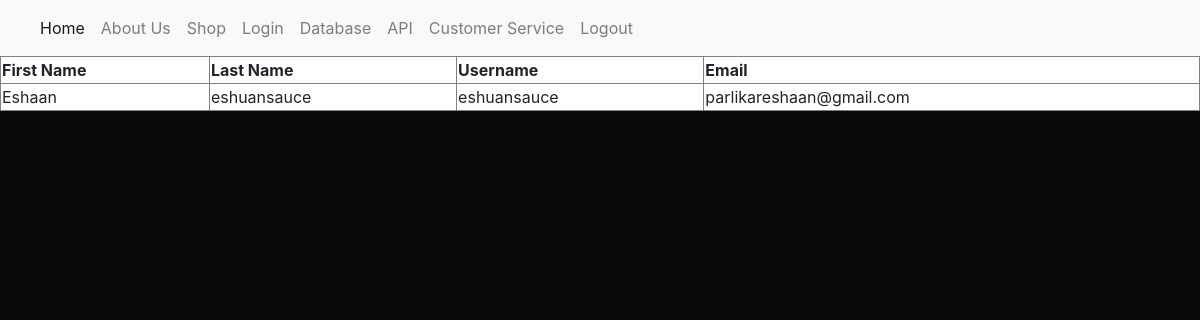
/database (signed in), run on an earlier commit of the app's database.
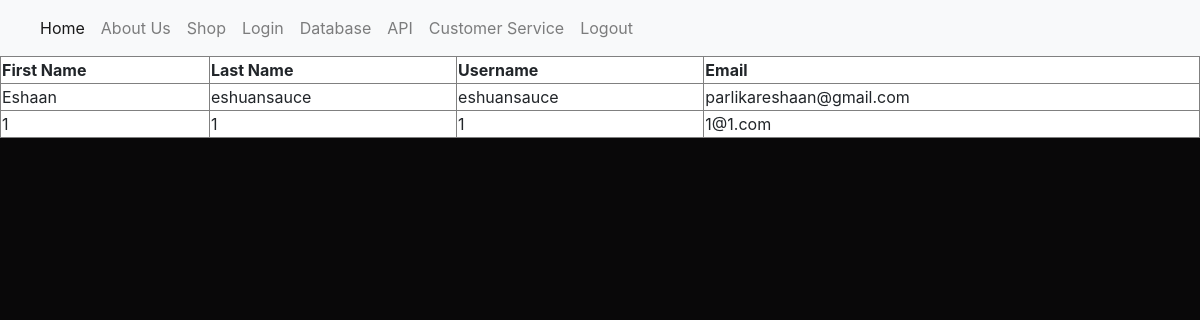
And on a later commit of the database.
### main.py (models this page shows, shortened)
class User(UserMixin, db.Model):
    id = db.Column(db.Integer, primary_key=True)
    first_name = db.Column(db.String(255), unique=False, nullable=False)
    last_name = db.Column(db.String(255), unique=False, nullable=False)
    username = db.Column(db.String(255), unique=True, nullable=False)
    email = db.Column(db.String(255), unique=True, nullable=False)
    password_hash = db.Column(db.String(128))

### main.py (the view)
@app.route('/database')
@login_required
def index():
    data = User.query.all()
    return render_template('database.html', data=data)

### main.py (called while the page is built)
@login.user_loader
def load_user(id):
    return User.query.get(int(id))

### templates/database.html
{% extends "base.html" %}
{% block content %}
<table style="width: 100%; height: 100%; background-color: #ffffff;" border="1">
        <thead>
        <tr>
            <th>First Name</th>
            <th>Last Name</th>
            <th>Username</th>
            <th>Email</th>
        </tr>
        </thead>
        <tbody>
        {% for user in data %}
        <tr>
            <td>{{ user.first_name }}</td>
            <td>{{user.last_name}}</td>
            <td>{{user.username}}</td>
            <td>{{user.email}}</td>
        </tr>
        {% endfor %}
        </tbody>
</table>
{% endblock %}

### templates/base.html (shortened to what this page needs)
<!doctype html>
<html>
<head>
    <link rel="stylesheet" href="https://stackpath.bootstrapcdn.com/bootstrap/4.3.1/css/bootstrap.min.css">
    <link rel="stylesheet" href="https://cdnjs.cloudflare.com/ajax/libs/font-awesome/4.7.0/css/font-awesome.min.css">
</head>
<body style="background-color:#090809;">
<nav class="navbar navbar-expand-lg navbar-light bg-light">
    <div class="collapse navbar-collapse" id="navbarNavAltMarkup">
        <div class="navbar-nav">
            <a class="nav-link active" href="/">Home <span class="sr-only">(current)</span></a>
            <a class="nav-link" href="/testimonial">About Us</a>
            <a class="nav-link" href="/index">Shop</a>
            <a class="nav-link" href="/login">Login</a>
            <a class="nav-link" href="/database">Database</a>
            <a class="nav-link" href="/api">API</a>
            <a class="nav-link" href="/customerservice">Customer Service</a>
            <a class="nav-link" href="/logout">Logout</a>
        </div>
    </div>
</nav>
<div>
    {% block content %}
    {% endblock %}
</div>
</body>
</html>

### templates/base.html (style rules this page uses)
html { scroll-behavior: smooth; }

What changed in the data, as far as the page shows it:
added User: first_name "1", last_name "1", username "1", email "1@1.com"
